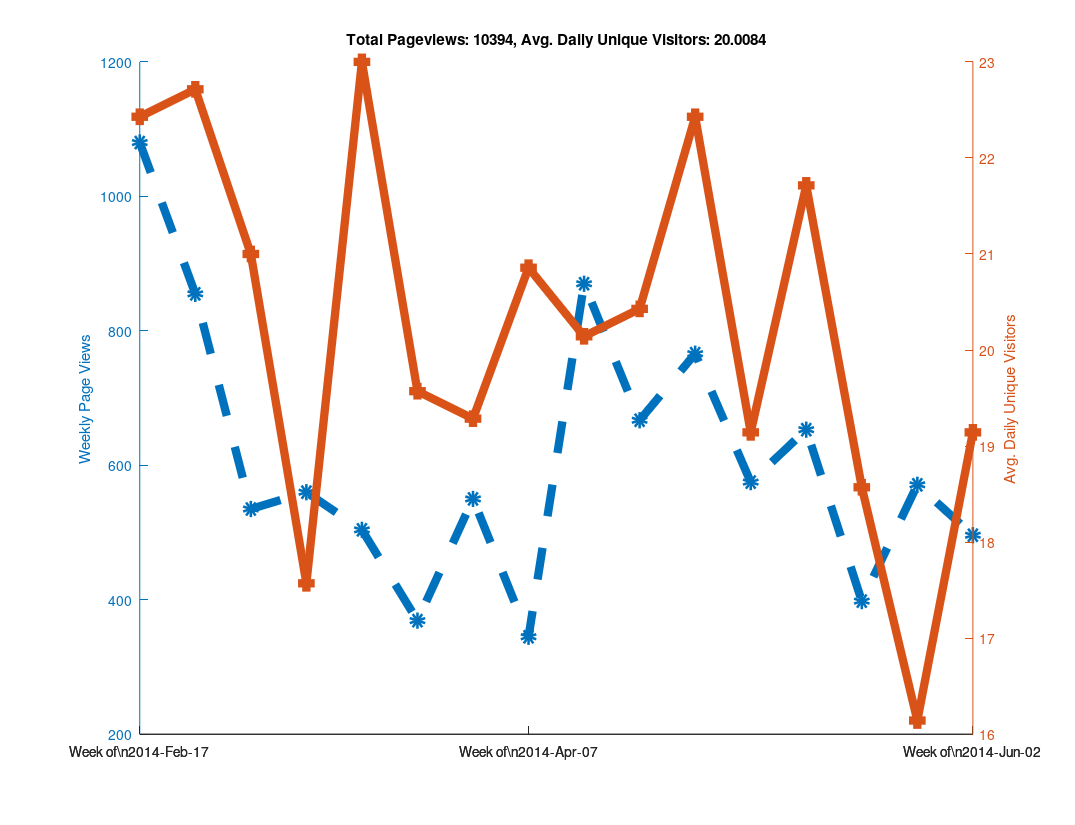

Recreate this plot in MATLAB.
clear all

% Github has a "traffic" page now, but it doesn't seem like you can
% put in an arbitrary date range?  When I looked at it, it showed the
% numbers of unique visitors and views for the last two weeks only...
% So as long as I check back at least once every two weeks I can keep
% a record of it?  Great...

% https://github.com/libMesh/libmesh/graphs/traffic

% Date, Views, Unique Visitors
data = {
    '2014-Feb-17', 274, 25
    '2014-Feb-18', 145, 30
    '2014-Feb-19', 129, 27
    '2014-Feb-20', 202, 24
    '2014-Feb-21', 240, 22
    '2014-Feb-22', 62,  17
    '2014-Feb-23', 28,  12
    '2014-Feb-24', 217, 19
    '2014-Feb-25', 90,  25
    '2014-Feb-26', 189, 36
    '2014-Feb-27', 112, 26
    '2014-Feb-28', 81,  20
    '2014-Mar-01', 113, 17
    '2014-Mar-02', 53,  16
    '2014-Mar-03', 41,  21
    '2014-Mar-04', 144, 35
    '2014-Mar-05', 51,  20
    '2014-Mar-06', 157, 25
    '2014-Mar-07', 50,  22
    '2014-Mar-08', 50,  11
    '2014-Mar-09', 42,  13
    '2014-Mar-10', 61,  16
    '2014-Mar-11', 27,  16
    '2014-Mar-12', 111, 20
    '2014-Mar-13', 66,  20
    '2014-Mar-14', 223, 25
    '2014-Mar-15', 46,   9
    '2014-Mar-16', 26,  17
    '2014-Mar-17', 80,  29
    '2014-Mar-18', 59,  30
    '2014-Mar-19', 85,  31
    '2014-Mar-20', 122, 18
    '2014-Mar-21', 61,  21
    '2014-Mar-22', 33,  18
    '2014-Mar-23', 64,  14
    '2014-Mar-24', 95,  24
    '2014-Mar-25', 75,  28
    '2014-Mar-26', 49,  18
    '2014-Mar-27', 57,  24
    '2014-Mar-28', 33,  16
    '2014-Mar-29', 41,  16
    '2014-Mar-30', 19,  11
    '2014-Mar-31', 52,  12
    '2014-Apr-01', 120, 21
    '2014-Apr-02', 68,  23
    '2014-Apr-03', 98,  28
    '2014-Apr-04', 77,  21
    '2014-Apr-05', 80,  15
    '2014-Apr-06', 55,  15
    '2014-Apr-07', 71,  31
    '2014-Apr-08', 84,  26
    '2014-Apr-09', 33,  18
    '2014-Apr-10', 32,  16
    '2014-Apr-11', 51,  20
    '2014-Apr-12', 25,  15
    '2014-Apr-13', 49,  20
    '2014-Apr-14', 120, 23
    '2014-Apr-15', 191, 27
    '2014-Apr-16', 219, 24
    '2014-Apr-17', 216, 30
    '2014-Apr-18', 63,  19
    '2014-Apr-19', 36,  11
    '2014-Apr-20', 25,   7
    '2014-Apr-21', 115, 24
    '2014-Apr-22', 128, 31
    '2014-Apr-23', 87,  25
    '2014-Apr-24', 108, 23
    '2014-Apr-25', 111, 20
    '2014-Apr-26', 89,   9
    '2014-Apr-27', 29,  11
    '2014-Apr-28', 177, 28
    '2014-Apr-29', 170, 27
    '2014-Apr-30', 183, 28
    '2014-May-01', 97,  25
    '2014-May-02', 64,  23
    '2014-May-03', 43,  12
    '2014-May-04', 32,  14
    '2014-May-05', 125, 28
    '2014-May-06', 68,  24
    '2014-May-07', 68,  19
    '2014-May-08', 114, 14
    '2014-May-09', 47,  20
    '2014-May-10', 139, 20
    '2014-May-11', 14,   9
    '2014-May-12', 90,  27
    '2014-May-13', 92,  22
    '2014-May-14', 197, 32
    '2014-May-15', 140, 26
    '2014-May-16', 59,  20
    '2014-May-17', 21,  9
    '2014-May-18', 54,  16
    '2014-May-19', 117, 28
    '2014-May-20', 47,  18
    '2014-May-21', 55,  19
    '2014-May-22', 77,  26
    '2014-May-23', 28,  12
    '2014-May-24', 38,  13
    '2014-May-25', 36,  14
    '2014-May-26', 44,  13
    '2014-May-27', 166, 24
    '2014-May-28', 139, 20
    '2014-May-29', 67,  25
    '2014-May-30', 73,  11
    '2014-May-31', 60,  9
    '2014-Jun-01', 22,  11
    '2014-Jun-02', 87,  18
    '2014-Jun-03', 103, 31
    '2014-Jun-04', 105, 27
    '2014-Jun-05', 74,  22
    '2014-Jun-06', 55,  16
    '2014-Jun-07', 53,  15
    '2014-Jun-08', 19,  5
    '2014-Jun-09', 91,  14
    '2014-Jun-10', 136, 19
    '2014-Jun-11', 104, 27
    '2014-Jun-12', 195, 22
    '2014-Jun-13', 51,  18
    '2014-Jun-14', 4,   4
    '2014-Jun-15', 19,  8
    };

% length works like you would expect it to for cell arrays.
N=length(data);

% A cell array of strings holding just the dates
dates = {data{:,1}};

% Note the extra square brackets!  This seems to be required (at least
% in Octave) to catch the output of data{:,2} as an array.
views = [data{:,2}];
visitors = [data{:,3}];



% 1.) Make daily plot - You can do this, but it gets a bit hard to read

%% % Can't plot string data automatically?
%% x=linspace(1,N,N);
%%
%% % Only way to set linestyles with plotyy is after the fact, apparently.
%% % plotyy returns the axis handle first, followed by the two plot handles.
%% clf;
%% hold on;
%% [haxis, h1, h2] = plotyy(x, views, x, visitors);
%%
%% % Label the axes
%% ylabel (haxis(1), 'Daily Page Views');
%% ylabel (haxis(2), 'Daily Unique Visitors');
%%
%% % Totaling unique visitors doesn't really mean much...
%% title (['Total Pageviews: ', num2str(sum(views)), ', Avg. Daily Unique Visitors: ', num2str(mean(visitors))]);
%%
%% % Make thick lines - this looks better in PDF
%% set([h1, h2], 'linewidth', 6);
%%
%% % Turn on markers
%% set(h1, 'marker', 'o');
%% set(h2, 'marker', 's');
%%
%% % Set marker size
%% set([h1, h2], 'markersize', 6);
%%
%% % Make dashed line?  Aquaterm doesn't seem to properly display this, but it
%% % does work in the PDF!
%% set(h1, 'linestyle', '--');
%%
%% % Set the xticks and labels so that it shows dates instead of numbers.
%% xticksat = [1 length(x)];
%% set(haxis, 'xtick', xticksat);
%%
%% for i=1:length(xticksat)
%%   xtlabels{i} = data{xticksat(i), 1};
%% end
%% set(haxis, 'xticklabel', xtlabels);
%%
%% % Print to PDF
%% set (gcf, "paperposition", [0.25, 0.25, 10.75, 8.25]);
%% set (gcf, "papersize", [11, 8.5]);
%% set (gcf, "paperorientation", 'landscape');
%%
%% % Make a PDF of this plot.
%% print('-dpdf', 'github_traffic.pdf', '-FHelvetica:20');



% 2.) Make weekly plot - the data is naturally week-periodic
week_indexes = 1:7:N;

% Get total views and average unique viewers for each week
week_views = [];
week_visitors = [];
  for i=1:length(week_indexes)-1
  start = week_indexes(i);
  stop = week_indexes(i+1) - 1;
  week_views(end+1) = sum(views(start:stop));
  week_visitors(end+1) = mean(visitors(start:stop));
end

clf;
hold on;
x=linspace(1, length(week_views), length(week_views));
[haxis, h1, h2] = plotyy(x, week_views, x, week_visitors);

% Label the axes
ylabel (haxis(1), 'Weekly Page Views');
ylabel (haxis(2), 'Avg. Daily Unique Visitors');

% Totaling unique visitors doesn't really mean much...
title (['Total Pageviews: ', num2str(sum(views)), ', Avg. Daily Unique Visitors: ', num2str(mean(visitors))]);

% Make thick lines - this looks better in PDF
set([h1, h2], 'linewidth', 6);

% Turn on markers
set(h1, 'marker', 'o');
set(h2, 'marker', 's');

% Set marker size
set([h1, h2], 'markersize', 6);

% Make dashed line?  Aquaterm doesn't seem to properly display this, but it
% does work in the PDF!
set(h1, 'linestyle', '--');

% Set the xticks and labels so that it shows dates instead of numbers.
xticksat = [1 ceil(length(x)/2) length(x)];
set(haxis, 'xtick', xticksat);

for i=1:length(xticksat)
  xtlabels{i} = ['Week of\n', data{week_indexes(xticksat(i)), 1}];
end
set(haxis, 'xticklabel', xtlabels);

% Print to PDF
set (gcf, "paperposition", [0.25, 0.25, 10.75, 8.25]);
set (gcf, "papersize", [11, 8.5]);
set (gcf, "paperorientation", 'landscape');

% Make a PDF of this plot.
print('-dpdf', 'weekly_github_traffic.pdf', '-FHelvetica:20');



% 3.) Make monthly plot - not enough data to be interesting yet...

%% month_intervals = {'2014-Feb-17', '2014-Mar-17', '2014-Apr-17'};
%%
%% % Numerical indexes of the month intervals
%% month_indexes = [];
%%
%% for i=1:length(month_intervals)
%%   % Calling 'strcmp' on a cell array of strings returns an array of 0s
%%   % and 1s, then 'find' returns the non-zero index.  The 'end' keyword
%%   % is used to append to the array.
%%   month_indexes(end+1) = find(strcmp(month_intervals{i}, dates));
%% end
%%
%% % Get total views and average unique viewers for each month
%% month_views = [];
%% month_visitors = [];
%%   for i=1:length(month_indexes)-1
%%   start = month_indexes(i);
%%   stop = month_indexes(i+1) - 1;
%%   month_views(end+1) = sum(views(start:stop));
%%   month_visitors(end+1) = mean(visitors(start:stop));
%% end
%%
%% clf;
%% hold on;
%% x=linspace(1, length(month_views), length(month_views));
%% [haxis, h1, h2] = plotyy(x, month_views, x, month_visitors);
